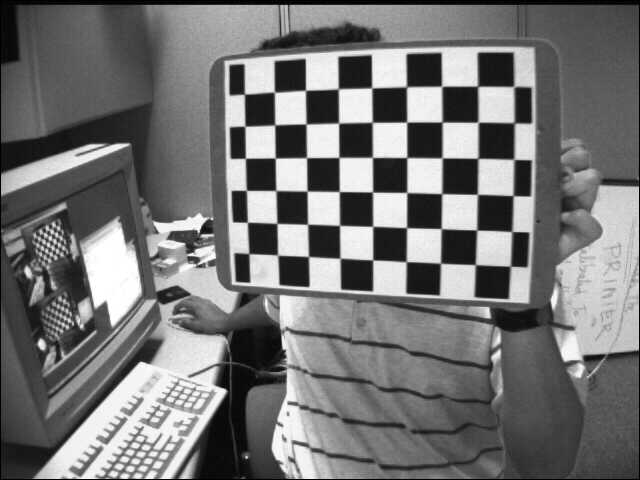
#> input picture Image processing and computer vision/Lecture 10/opencv-samples/left/left01.jpg, 640 x 480 px; its folder holds 6 pictures in this run
$ python exe3-solution.py   (older library calls are emulated)
#> lines starting #> are read from the running program, lines starting #| are printed output that depends on the picture; after the words box and inside, x2 and y2 are one past the last pixel; in counts of white or black regions, pixels touching at a corner belong together
import numpy as np
import cv2
import glob
import os.path
import matplotlib.pyplot as plt

# Helper function - loads all the images in the image_dir and detect checkerboards in each
# returns the object points (3D) and image points (2D) for both the left / right images
# also returns the image size
def get_image_points(image_dir, draw_points=False, board_size = (9,6), square_size=20.0):
    # Prepare object points, like (0,0,0), (1,0,0), (2,0,0) ....,(6,9,0)
#> called with image_dir = 'opencv-samples/left/*.jpg', draw_points = False, board_size = (9, 6), square_size = 20
    pts_obj = np.zeros((board_size[0]*board_size[1],3), np.float32)
    pts_obj[:,:2] = np.mgrid[0:board_size[0],0:board_size[1]].T.reshape(-1,2)

    # Scale the object points to correspond with the actual size of the squares
    pts_obj *= square_size

    # Arrays to store object points and image points from all the images.
    all_pts_obj = [] # 3d point in real world space
    all_pts_right_img = [] # 2d points in image plane.
    all_pts_left_img = [] # 2d points in image plane.
    images = glob.glob(image_dir)
    image_names = []

    # Loop through all the images
    for fname in images:

        # Loop image and convert to grayscale
        left_img = cv2.imread(fname)
#> left_img is the input picture: shape (480, 640, 3); min 0, max 255, mean 116.6
        left_gray = cv2.cvtColor(left_img, cv2.COLOR_BGR2GRAY)
        #right_img = cv2.imread(fname.replace('Left','Right'))
        right_img = cv2.imread(fname.replace('left','right'))
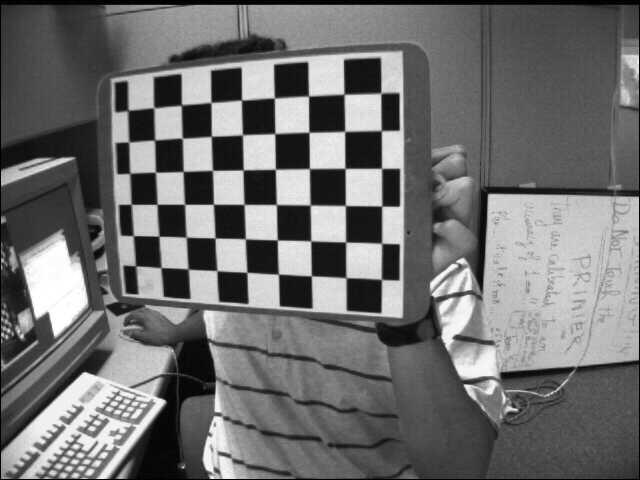
#> input picture Image processing and computer vision/Lecture 10/opencv-samples/right/right01.jpg, 640 x 480 px
#> right_img is the input picture: shape (480, 640, 3); min 0, max 255, mean 111.4
        right_gray = cv2.cvtColor(right_img, cv2.COLOR_BGR2GRAY)

        # Find the chess board corners
        left_ret, left_corners = cv2.findChessboardCorners(left_gray, board_size, None)
#> left_ret = True; left_corners = 54 rows, first 8: [244.5, 94.33], [274.6, 92.24], [305.5, 90.4], [338.4, 88.84], [371.6, 87.98], [406.8, 86.92], [441.6, 86.37], [477.6, 86.38]
        right_ret, right_corners = cv2.findChessboardCorners(right_gray, board_size, None)
#> right_ret = True; right_corners = 54 rows, first 8: [128.5, 110.4], [153.9, 107.6], [181.5, 105], [211.1, 102.6], [241.5, 100], [274.5, 98.17], [308.6, 96.19], [344.1, 94.23]

        # If found in both images, add object points, image points (after refining them)
        if(left_ret and right_ret):
            image_names.append(fname)
            # Refine detected image points
            criteria = (cv2.TERM_CRITERIA_EPS + cv2.TERM_CRITERIA_MAX_ITER, 30, 0.001)
            left_corners2 = cv2.cornerSubPix(left_gray,left_corners, (11,11), (-1,-1), criteria)
#> left_corners2 = 54 rows, first 8: [244.4, 94.14], [274.4, 92.21], [305.5, 90.32], [338.3, 88.79], [371.7, 87.87], [406.5, 86.71], [441.6, 86.25], [477.6, 86.22]
            right_corners2 = cv2.cornerSubPix(right_gray,right_corners, (11,11), (-1,-1), criteria)
#> right_corners2 = 54 rows, first 8: [127.6, 110.5], [153.8, 107.8], [181.4, 105.1], [211, 102.4], [241.5, 100.1], [274.4, 97.98], [308.5, 96.06], [344, 94.25]

            # Store object points and image points for calibration later
            all_pts_obj.append(pts_obj)
            all_pts_left_img.append(left_corners2)
            all_pts_right_img.append(right_corners2)

            # Draw and display the corners
            cv2.drawChessboardCorners(left_img, board_size, left_corners2, left_ret)
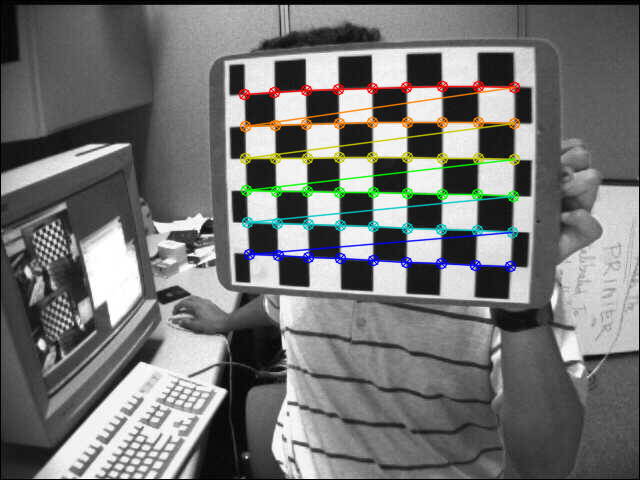
#> left_img: shape (480, 640, 3); 4.21% of pixels changed, all inside (x1, y1, x2, y2) = (238, 80, 521, 273)
            cv2.drawChessboardCorners(right_img, board_size, right_corners2, right_ret)
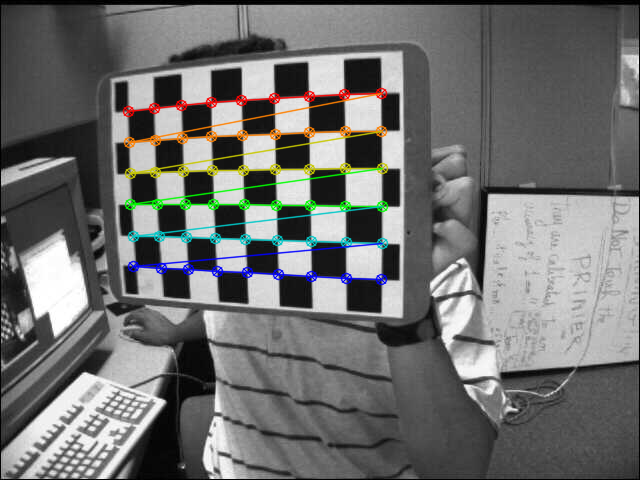
#> right_img: shape (480, 640, 3); 4.04% of pixels changed, all inside (x1, y1, x2, y2) = (122, 87, 389, 286)
            if(draw_points):
                plt.imshow(np.hstack([left_img, right_img]))
                plt.show()
#> pass 2 of the loop in get_image_points, `for fname in images:`:
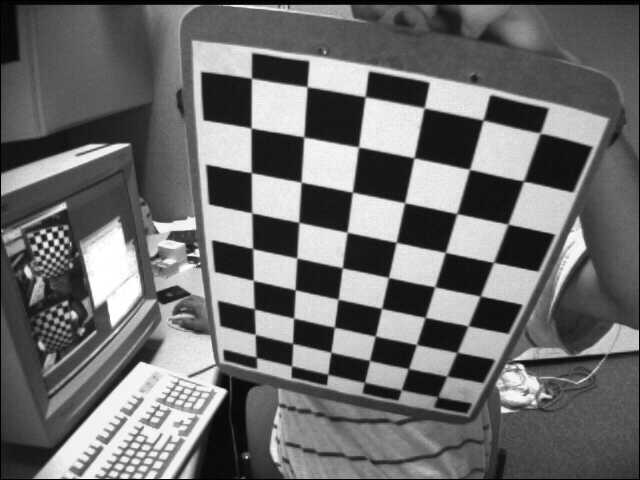
#> input picture Image processing and computer vision/Lecture 10/opencv-samples/left/left02.jpg, 640 x 480 px
#> in get_image_points, left_img is the input picture: shape (480, 640, 3); min 0, max 255, mean 109
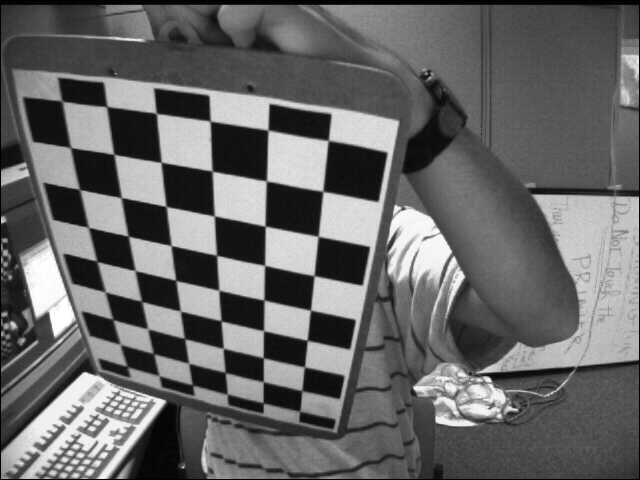
#> input picture Image processing and computer vision/Lecture 10/opencv-samples/right/right02.jpg, 640 x 480 px
#> in get_image_points, right_img is the input picture: shape (480, 640, 3); min 0, max 255, mean 103
#> left_corners = 54 rows, first 8: [256.6, 357.4], [255.3, 334.5], [254.8, 309], [253.3, 280.1], [252.5, 248], [251.8, 212.8], [251.2, 172.5], [251.4, 128.3]
#> right_corners = 54 rows, first 8: [127.3, 366.3], [120, 343.9], [113.2, 320], [105.2, 292], [97.35, 261.8], [89.22, 227.7], [79.46, 189.5], [71.48, 147.5]
#> left_corners2 = 54 rows, first 8: [256.4, 362.4], [255.2, 334.4], [254.3, 308.9], [253.3, 280.4], [252.6, 248.6], [251.8, 212.8], [251.3, 172.7], [251.1, 128]
#> right_corners2 = 54 rows, first 8: [128.1, 371.5], [120.2, 344.3], [112.8, 319.5], [105.2, 291.9], [96.93, 261.4], [88.36, 227.3], [79.64, 189.4], [70.42, 147.4]
#> left_img: shape (480, 640, 3); 4.44% of pixels changed, all inside (x1, y1, x2, y2) = (245, 72, 547, 410)
#> in get_image_points, `cv2.drawChessboardCorners(right_img, board_size, right_corners2, right..`:
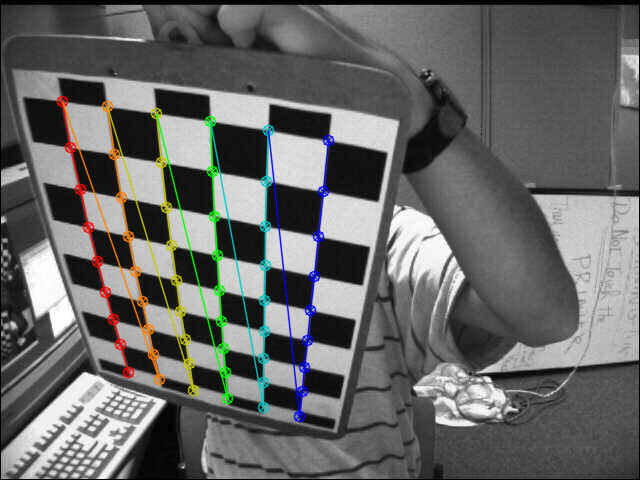
#> right_img: shape (480, 640, 3); 4.4% of pixels changed, all inside (x1, y1, x2, y2) = (56, 95, 335, 423)
    return all_pts_obj, all_pts_left_img, all_pts_right_img, left_gray.shape[::-1]


# Helper function for drawing lines in an image
def draw_lines(img, lines, colors):
    r,c,_ = img.shape
    scale = r/100.0 # scale line width based on image size
    for k,r in enumerate(lines):
        color = colors[k]
        x0,y0 = map(int, [0, -r[2]/r[1] ])
        x1,y1 = map(int, [c, -(r[2]+r[0]*c)/r[1] ])
        img = cv2.line(img, (x0,y0), (x1,y1), color, int(scale))
    return img

# Helper function for drawing points in an image
def draw_points(img, pts, colors):
    r,c,_ = img.shape
    scale = r/100.0 # scale point size based on image size
    for k,pt in enumerate(pts):
        color = colors[k]
        print(pt)
        img = cv2.circle(img,(int(pt[0]),int(pt[1])),int(scale*3),color, int(scale))
    return img


if __name__ == "__main__":
    ## Exercise 3.a)
    # Detect checkerboards in all images and save all the points in the checkerboards
    image_dir = os.path.join('opencv-samples','left','*.jpg')
#> (the run stopped early here; a loop or call above may not have finished)
